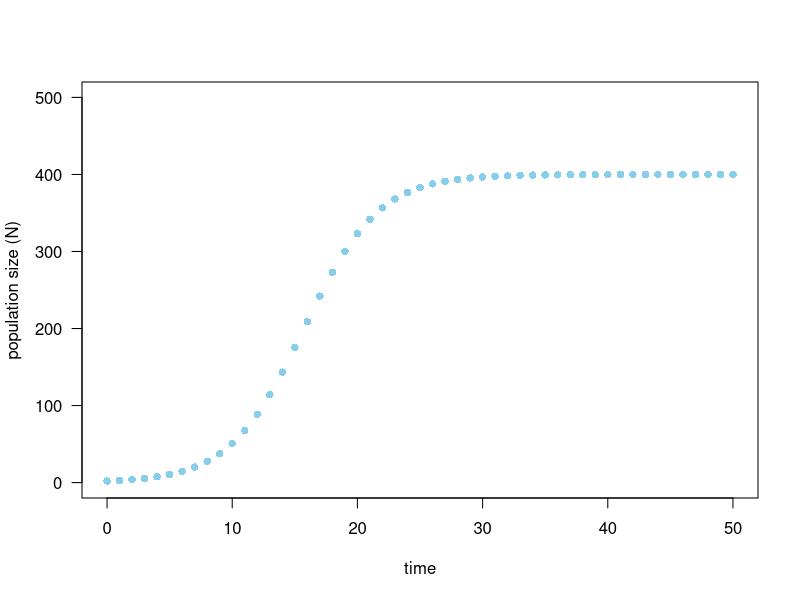
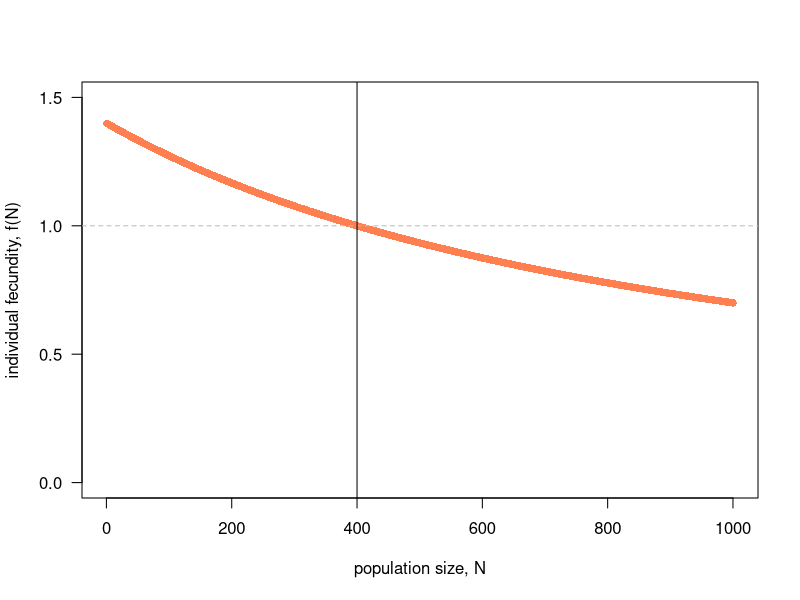
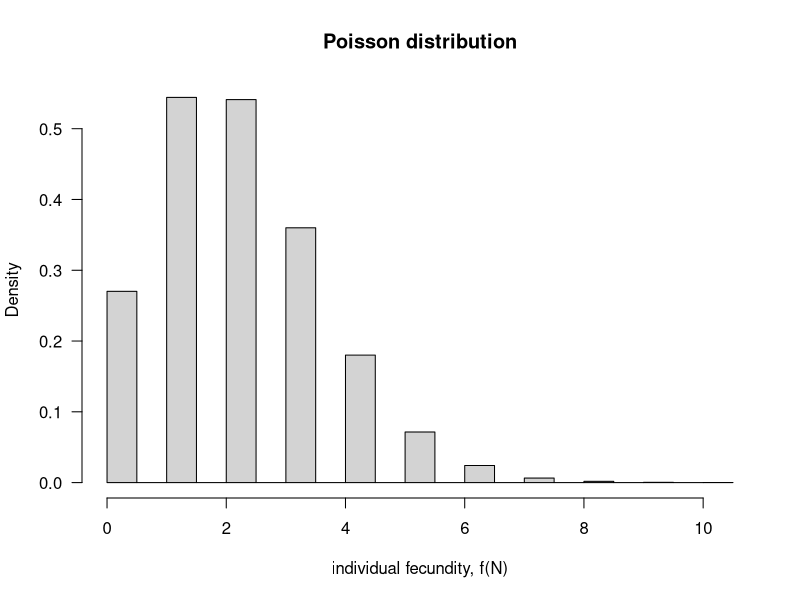
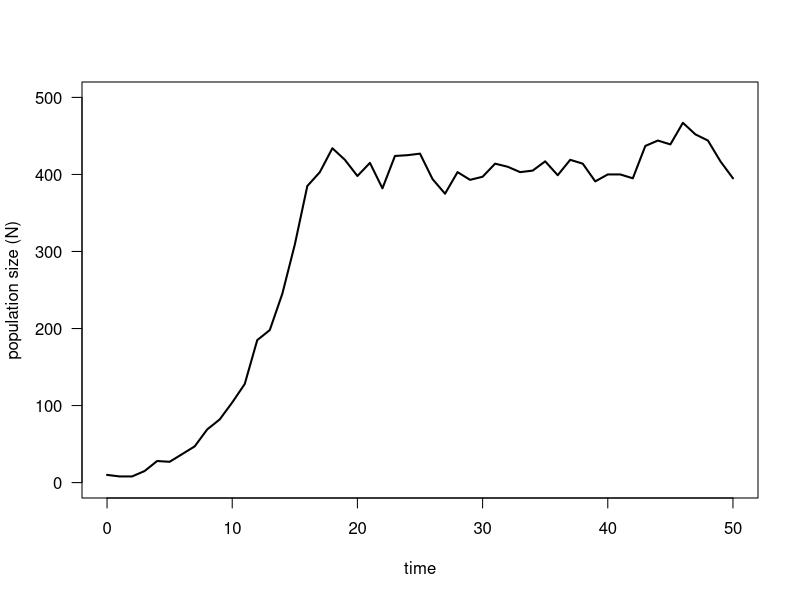
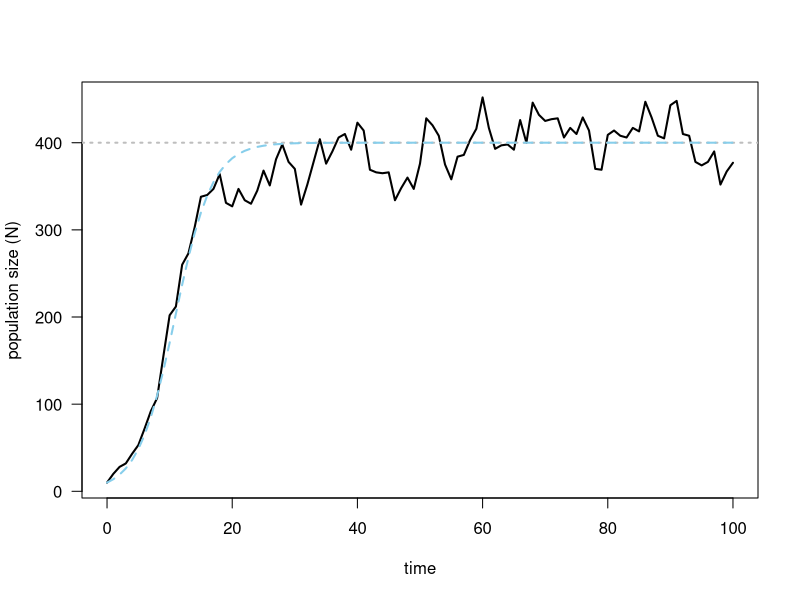
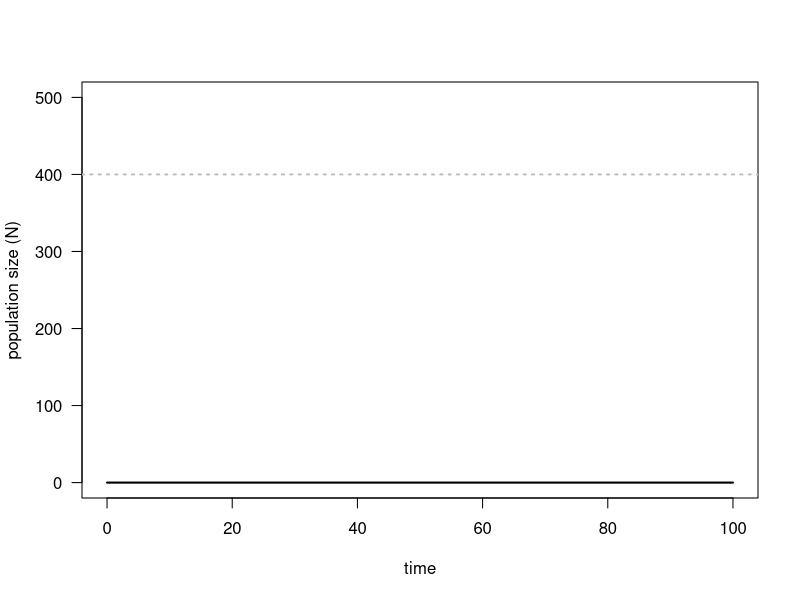
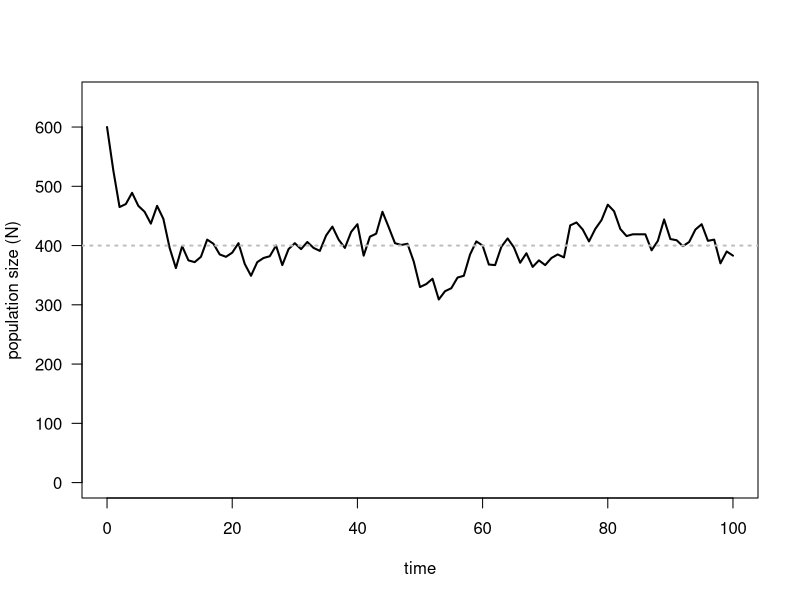
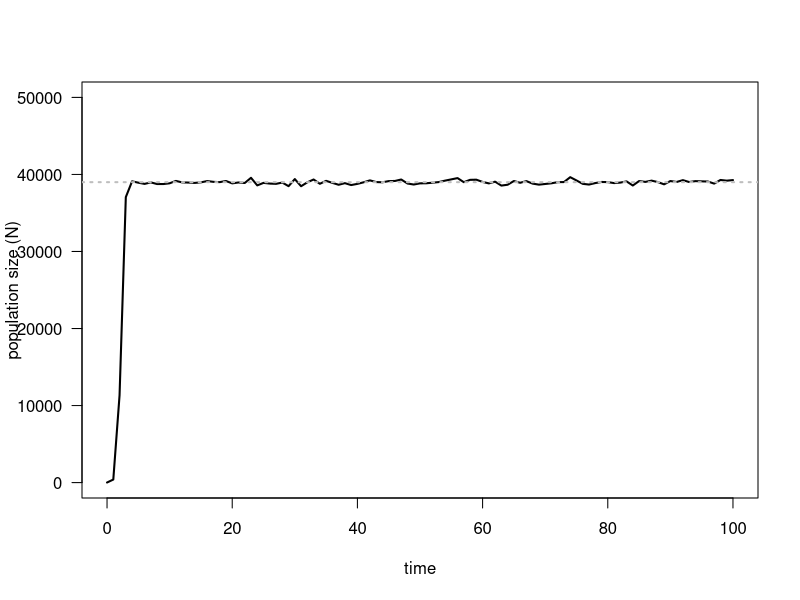

The R source for these figures, in order:


rm(list=ls())
set.seed(321)


# THE DETERMINISTIC MODEL ................................ ----
# pop growth        ----
# function definition:
# this function computes the deterministic population growth IN ABSENCE OF STOCHASTICITY (click on small triangle to unfold the function definition)
logisticGrowth_BevHolt_math <- function(N0=2, b=0.001, l_max=1.4, years=100){ 
  
  Nadlt    <- N0                                 # set initial adult number (with input parameter "N0")
  dataMath <- NULL                               # set object where you want to save the summary statistics
  dataMath <- rbind(dataMath, c(0, N0))          # save summary stats for initial condition (1st column: year=0, 2nd column, N=N0)
  
  for(t in 1:years){                             # loop through the years (where the number of years is determined by input parameter "years")
    
    indFec   <- l_max / (1 + b * Nadlt)          # compute avg. individual fecundity following Beverton-Holt (with input parameters "b" and "l_max")
    Noff     <- Nadlt * indFec                   # compute total number of offspring individuals
    Nadlt    <- Noff                             # all adults die & offspring become adults (offspring overwrite adults)
    dataMath <- rbind(dataMath, c(t, Nadlt))     # save stats
    
  }
  colnames(dataMath) <- c("year", "N")
  
  return(dataMath)
  
}

# function usage:
dataMath <- logisticGrowth_BevHolt_math(N0=2, b=0.001, l_max=1.4, years=50)
plot( x=dataMath[,1], y=dataMath[,2], col="skyblue", lty=1, lwd=3, las=1, type="p", pch=16, xlab="time", ylab="population size (N)", ylim=c(0,500)) # 

# fecundity         ----
# in the following lines, the fecundity is plotted (y-axis) against population size (x-axis)
b     <- 0.001   # competition coefficient
l_max <- 1.4     # max. fecundity at very low densities
N     <- 1:1000  # possible population sizes
fec   <- l_max / (1 + b * N)
plot(x=N, y=fec, type="p", pch=16, lwd=3, col="coral", las=1, ylim=c(0,1.5), xlab="population size, N", ylab="individual fecundity, f(N)")
abline(h=1, col="gray", lty=2)
rm(b, l_max, N, fec) # removing the parameters from the workspace again.

# carrying capacity ----
# this function computes the expected carrying capacity from b and l_max
logisticGrowth_BevHolt_K <- function(b=0.001, l_max=1.4){ 
  # this function computes the expected carrying capacity IN ABSENCE OF STOCHASTICITY
  
  carryingCapacity <- (l_max - 1) / b
  return( carryingCapacity )
  
}
abline(v=logisticGrowth_BevHolt_K(b=0.001, l_max=1.4)) # adding a line to a plot using the function abline, while the parameter v stands for "vertical"

#                   ----
# INDIVIDUAL-BASED SIMULATIONS ........................... ----
# stochastic fec    ----
# we will sample the individual fecundity from a Poisson distribution (check wikipedia for more information)
# The Poisson is a discrete distribution (result in whole numbers / integers). This makes sense for fecundity.

hist(rpois(n=100000, lambda=2)+0.001, main="Poisson distribution", xlab="individual fecundity, f(N)", las=1, freq = F) 

# change lambda to see the probability distribution with other mean fecundities.

# define function   ----
# this function simulates one replicate of logistic growth with stochastic fecundity
logisticGrowth_BevHolt_sim <- function(N0=2, b=0.001, l_max=1.4, years=50){
  
  # example input ........................................................
  # inside a function, you can only use the input parameters (the parameters inside of function() ...). Every other parameter in the workspace cannot be used.
  # When writing your function, it is often helpful to define a set of example input parameters to see how the function works. Uncomment the following line (remove the hashtag) and run it.
  # N0<-2; b<-0.001; l_max<-1.4; years<-50 # example input parameters for coding purposes
  # However, comment the previous line again when you are done with coding the function !!! Otherwise, your input parameters will always be overwritten.
  
  # 0) set initial population matrix .....................................
  ADLT           <- matrix(1, ncol=1, nrow=N0)     # Create a population called "ADLT" that consists of N0 individuals (the initial population size) with one state variable "patch"
  colnames(ADLT) <- "patch"                        # Here, each individual is located in patch=1
  
  sumStats      <- NULL                            # Create the object "sumStats" that stores the summary statistics during your simulations. Let it be empty in the beginning.
  sumStats      <- rbind(sumStats, c(0,N0))        # Then, fill this object with the initial conditions (time is zero, and population size is N0)
  
  # loop through the annual events ......................................
  for(t in 1:years){ # t<-2
    
    # 1) reproduction (adults produce offspring)
    N       <- nrow(ADLT)                           # At the beginning of each year, first compute the population size "N"
    Fec     <- l_max / (1+b*N)                      # Then compute the average fecundity of each adult based on this population size N (and the input parameters b and l_max)
    indFec  <- rpois(n=N, lambda=Fec)               # STOCHASTIC INDIVIDUAL FECUNDITY: now pick for each of the N individuals the fecundity from a poisson distribution with mean=Fec
    OFF     <- matrix(1, ncol=1, nrow= sum(indFec)) # Create the offspring population (where the row number is identical to the sum of the adult fecundities).
    colnames(OFF) <- "patch"                        # Again, all offspring are located in patch=1.
    
    # 2) aging (adults die, offspring become adults)
    ADLT     <- OFF                                 # overwrite the matrix ADLT with OFF (that means that all adults die and the entire population is now made up of offspring that just became adults)
    rm(OFF)                                         # remove the matrix OFF from workspace (not obligatory, but good coding practice)
    
    # 3) store summary statistics
    sumStats <- rbind(sumStats, c(t,nrow(ADLT)))    # extract summery statistics and store them in sumStats
    
  }
  colnames(sumStats) <- c("year", "size")
  
  return(sumStats)
  
  # ! don't forget to put back the # before the example input parameter
  
}

# first test run    ----
# run a first test simulation and have a look at the output
simOutput <- logisticGrowth_BevHolt_sim(N0=10, b=0.001, l_max=1.4, years=50) 

plot(x=simOutput[,column=1], y=simOutput[,column=2], lwd=2, type="l", xlab="time", ylab="population size (N)", las=1, ylim=c(0,500))

# debugging         ----
# 1) personal code checking (does the code make sense?)
# 2) error message in R ?
# 3) do some plots and play a bit with the parameters (do the results make sense?)
# 4) compare to mathematical expectation
# a) carrying capacity
simOutput <- logisticGrowth_BevHolt_sim(N0=10, b=0.001, l_max=1.4, years=100)
K         <- logisticGrowth_BevHolt_K(         b=0.001, l_max=1.4)
plot(  x=simOutput[,column=1], y=simOutput[,column=2], lwd=2, type="l", xlab="time", ylab="population size (N)", las=1)
abline(h=K, lty=3, col="gray", lwd=2) # this adds a line at the carrying capacity predicted by the mathematical model
rm(K)

# b) growth tragectory
dataMath <- logisticGrowth_BevHolt_math(N0=10, b=0.001, l_max=1.4, years=100)
lines(x=dataMath[,1], y=dataMath[,2], col="skyblue", lty=2, lwd=2)

# 5) extreme scenario tests
# a) what happens when we start with zero individuals ?
simOutput <- logisticGrowth_BevHolt_sim(N0=0, b=0.001, l_max=1.4, years=100)
plot(x=simOutput[,1], y=simOutput[,2], lwd=2, type="l", xlab="time", ylab="population size (N)", las=1, ylim=c(0,500))
abline(h=logisticGrowth_BevHolt_K(b=0.001, l_max=1.4), lty=3, col="gray", lwd=2) # this is the carrying capacity predicted by the mathematical model

# b) what happens when we start with with population size larger than the carrying capacity ?
simOutput <- logisticGrowth_BevHolt_sim(N0=600, b=0.001, l_max=1.4, years=100)
plot(x=simOutput[,1], y=simOutput[,2], lwd=2, type="l", xlab="time", ylab="population size (N)", las=1, ylim=c(0,650))
abline(h=logisticGrowth_BevHolt_K(b=0.001, l_max=1.4), lty=3, col="gray", lwd=2) # this is the carrying capacity predicted by the mathematical model

# c) what happens at extreme fecundities ?
simOutput <- logisticGrowth_BevHolt_sim(N0=10, b=0.001, l_max=40, years=100)
plot(x=simOutput[,1], y=simOutput[,2], lwd=2, type="l", xlab="time", ylab="population size (N)", las=1, ylim=c(0,50000))
abline(h=logisticGrowth_BevHolt_K(b=0.001, l_max=40), lty=3, col="gray", lwd=2) # this is the carrying capacity predicted by the mathematical model


#                   ----
# SIMULATION DESIGN ...................................... ----
# replicates        ----
set.seed(134)   # this allows to replicate results, despite stochasticity. Everybody running this script then should get the same results/plot
simOutput <- NULL
for(r in 1:10){ # running 10 replicates (independent simulation runs)
  
  simOutput <- cbind(simOutput, logisticGrowth_BevHolt_sim(N0=3, b=0.001, l_max=1.4, years=50)[,2])  # store the population sizes of each replicate in a single matrix
  
}
# plot the replicates beside each other:
plot( x=0:50, y=simOutput[,1], lwd=1, col="gray", type="l", xlab="time", ylab="population size (N)", las=1, ylim=c(0,500))
lines(x=0:50, y=simOutput[,2], lwd=1, col="gray")
lines(x=0:50, y=simOutput[,3], lwd=1, col="gray")
lines(x=0:50, y=simOutput[,4], lwd=1, col="gray")
lines(x=0:50, y=simOutput[,5], lwd=1, col="gray")
lines(x=0:50, y=simOutput[,6], lwd=1, col="gray")
lines(x=0:50, y=simOutput[,7], lwd=1, col="gray")
lines(x=0:50, y=simOutput[,8], lwd=1, col="gray")
lines(x=0:50, y=simOutput[,9], lwd=1, col="gray")
lines(x=0:50, y=simOutput[,10], lwd=1, col="gray")

dataMath <- logisticGrowth_BevHolt_math(N0=3, b=0.001, l_max=1.4, years=50)
lines(x=dataMath[,1], y=dataMath[,2], col="black", lty=1, lwd=2)

# init. conditions  ----
# when using a slightly different seed, we "suddenly" observe population extinction. 
set.seed(111)    
simOutput <- NULL
for(r in 1:10){ # running 10 replicates (independent simulation runs)
  
  simOutput <- cbind(simOutput, logisticGrowth_BevHolt_sim(N0=3, b=0.001, l_max=1.4, years=50)[,2])  # store the population sizes of each replicate in a single matrix
  
}
# plot the replicates beside each other:
plot( x=0:50, y=simOutput[,1], lwd=1, col="gray", type="l", xlab="time", ylab="population size (N)", las=1, ylim=c(0,500))
lines(x=0:50, y=simOutput[,2], lwd=1, col="gray")
lines(x=0:50, y=simOutput[,3], lwd=1, col="gray")
lines(x=0:50, y=simOutput[,4], lwd=1, col="gray")
lines(x=0:50, y=simOutput[,5], lwd=1, col="gray")
lines(x=0:50, y=simOutput[,6], lwd=1, col="gray")
lines(x=0:50, y=simOutput[,7], lwd=1, col="gray")
lines(x=0:50, y=simOutput[,8], lwd=1, col="gray")
lines(x=0:50, y=simOutput[,9], lwd=1, col="gray")
lines(x=0:50, y=simOutput[,10], lwd=1, col="gray")

dataMath <- logisticGrowth_BevHolt_math(N0=3, b=0.001, l_max=1.4, years=50)
lines(x=dataMath[,1], y=dataMath[,2], col="black", lty=1, lwd=2)
# What is happening here?

# Instead, when we would start our simulations with much larger N0, we would never observe population extinction. Run the following lines over and over again to test this.
simOutput <- logisticGrowth_BevHolt_sim( N0=100, b=0.001, l_max=1.4, years=100)
dataMath  <- logisticGrowth_BevHolt_math(N0=100, b=0.001, l_max=1.4, years=100)
plot( x=0:100, y=simOutput[,2], lwd=1, col="gray", type="l", xlab="time", ylab="population size (N)", las=1, ylim=c(0,650))
lines(x=dataMath[,1], y=dataMath[,2], col="black", lty=1, lwd=2)
# This result illustrates that the initial simulation conditions matter. Chose them wisely.

# burn-in           ----
# When we run simulations, the simulated population often changes quite strongly in the beginning (as in the previous examples).
# These dynamics heavily depend on the initial conditions.
# However, in many occasions we want to come to conclusions that are independent of the initial conditions. 
# For instance, sometimes we want to know the equilibrium state when all processes balanced out.
# And even when we are interested in temporal dynamics, we need to initiate these dynamics from an equilibrium state. 
# Otherwise we cannot be sure whether the dynamics are the result of the initial condition or date back to some perturbation (for instance environmental changes).
# Therefore, you need to run the simulations for a "burn-in" period, and only after this "burn-in" extract summary statistics or initiate temporal changes.
# Here is an example
simOutput <- NULL
for(r in 1:200){  # simulation of 200 replicates
  # run simulations for 200 years of "burn-in" and store all N values in a matrix. In "simOutput", each column holds the N values of a single replicate. Each row holds data for a specific year
  simOutput <- cbind(simOutput, logisticGrowth_BevHolt_sim(N0=100, b=0.001, l_max=1.4, years=200)[,2]) 
}
Nt200 <- simOutput[200,]            # here we only use the data of the last year (row=200)
mean(Nt200); min(Nt200); max(Nt200) # and compute the avg. over replicates afte the burn-in
hist(Nt200, xlim=c(200,600))        # Recall that the math. model predicts a carrying capacity of 400
# Also note that this result changes quite dramatically when starting the simulations with a single individual (N0=1)
# And we get very different result when teh burn-in period is to short (e.g. after only 10 years). 

# parameter space   ----
lambda_val <- c(seq(1.5,5,0.5))                                        # here, we specify which l_max values we want to explore
summary    <- NULL                                                     # define object to collect data for each l_max value
for(a in 1:length(lambda_val)){                                        # loop through the parameter space (all l_max values)
  
  simOutput <- NULL                                                    # set summary data for specific l_max to NULL
  for(r in 1:100){                                                     # simulate 200 replicates for each l_max
    # Run simulations for 200 years of "burn-in" and add data to sinOutput.
    # Note that the "l_max" value is updated for every loop cycle of the outer loop ("a")! That means in the first loop cycle through the parameter space a=1 and l_max will be lambda_val[1], the first entry of lambda_val. In the second cycle, a=2 ...
    simOutput <- cbind(simOutput, logisticGrowth_BevHolt_sim(N0=100, b=0.001, l_max=lambda_val[a], years=200)[,2]) 
  }
  Nt200   <- simOutput[200,]                                             # here we only use the data of the last year (= 200 years of burn-in)
  summary <- rbind(summary, c(lambda_val[a], mean(Nt200), min(Nt200), max(Nt200)))  # Store the average over 100 replicates after 200 years of burn-in in summary
  
}
colnames(summary) <- c("l_max", "avg. N", "min N", "max N")

plot(x=summary[,1], y=summary[,2], pch=16, las=1, xlab="l_max", ylab="mean N", ylim=c(0,5000))
points(x=lambda_val, y=logisticGrowth_BevHolt_K(b=0.001, l_max=lambda_val), col="skyblue", cex=2)
segments(x0=summary[,1], y0=summary[,3], x1=summary[,1], y1=summary[,4], col="black", lwd=1)

#                                                          ----
#                   ----
#                   ----


